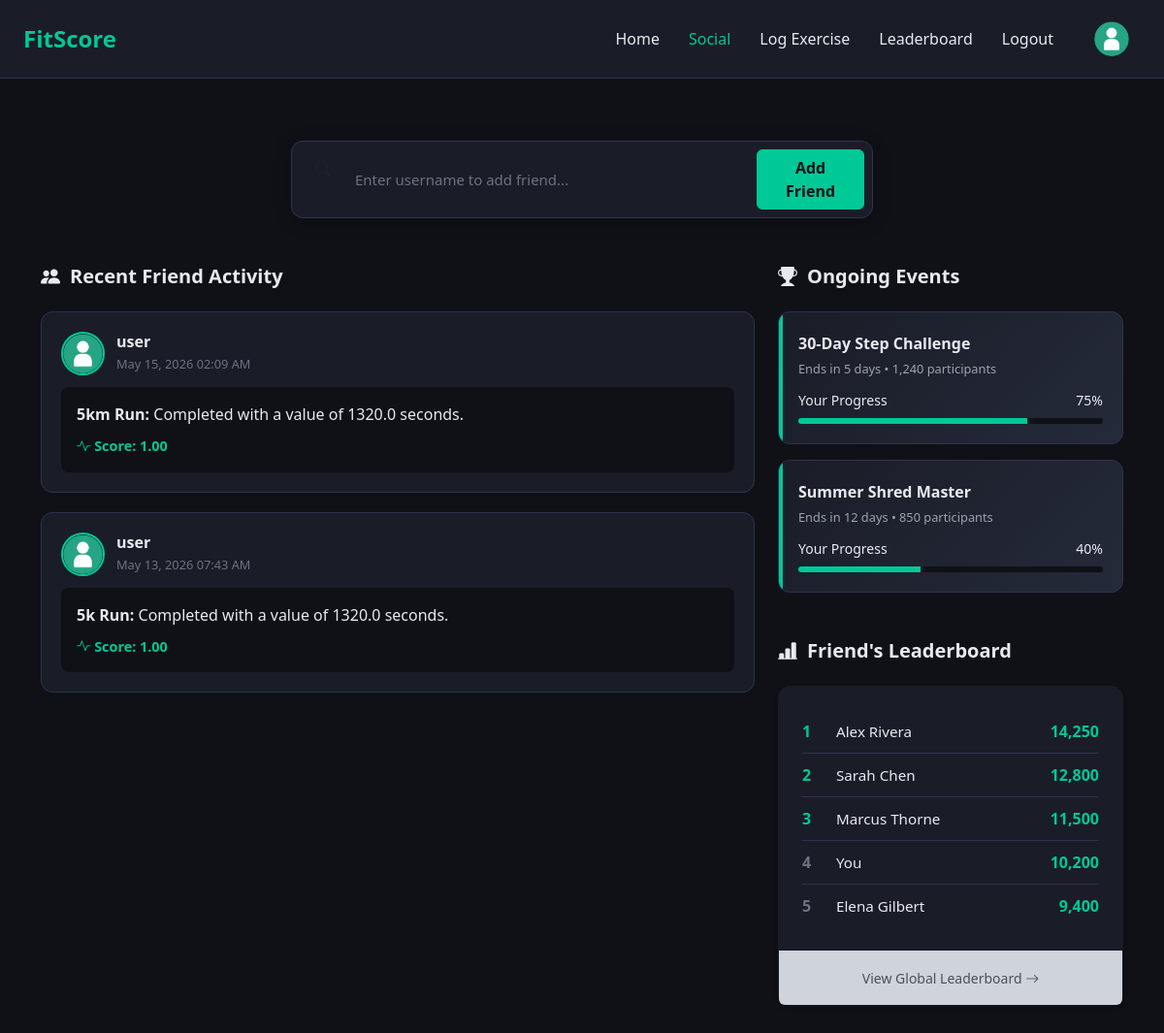
/social (signed in), run on an earlier commit of the app's database.
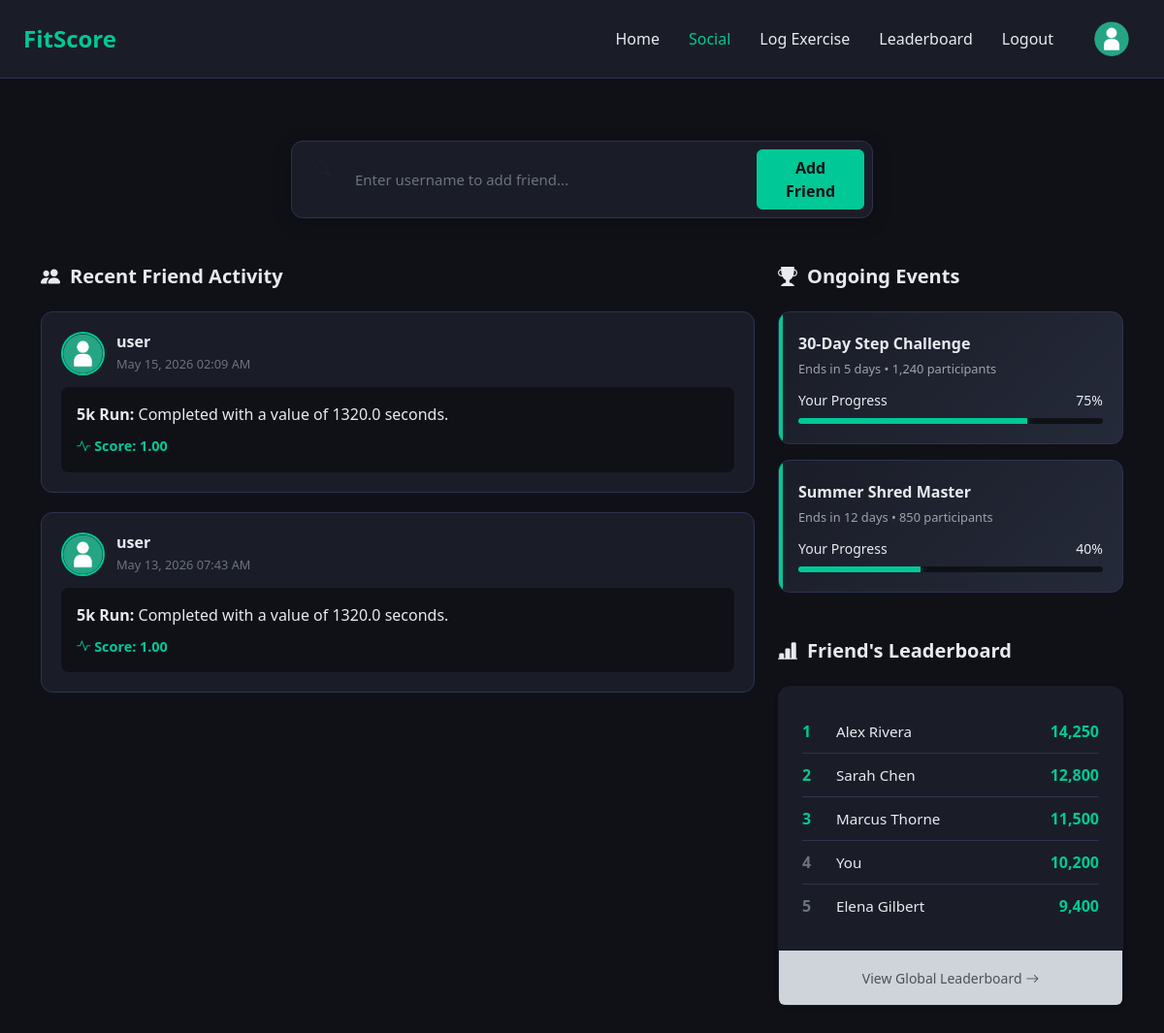
And on a later commit of the database.
### models.py (models this page shows, shortened)
class Log(db.Model):
    __tablename__ = 'Logs'
    log_id = db.Column(db.Integer, primary_key=True, autoincrement=True)
    exercise_id = db.Column(db.Integer, db.ForeignKey('Exercises.exercise_id'), nullable=False)
    user_id = db.Column(db.Integer, db.ForeignKey('Users.user_id'), nullable=False)
    stat_value = db.Column(db.Float, nullable=False) # use negative value for time-based exercises
    standardised_score = db.Column(db.Float, nullable=True)
    completed_on = db.Column(db.DateTime, default=datetime.utcnow)

class User(UserMixin, db.Model):
    __tablename__ = 'Users'
    user_id = db.Column(db.Integer, primary_key=True, autoincrement=True)
    username = db.Column(db.String(50), nullable=False)
    password = db.Column(db.String(50), nullable=False)
    email = db.Column(db.String(50), nullable=False)
    created_at = db.Column(db.DateTime, default=datetime.utcnow)
    updated_at = db.Column(db.DateTime, default=datetime.utcnow, onupdate=datetime.utcnow)
    logs = db.relationship('Log', backref='user', lazy=True)

class Exercise(db.Model):
    __tablename__ = 'Exercises'
    exercise_id = db.Column(db.Integer, primary_key=True, autoincrement=True)
    exercise_name = db.Column(db.String(50), nullable=False, unique=True)
    exercise_type = db.Column(db.String(50), nullable=False)
    units = db.Column(db.String(50), nullable=False)
    mean_statistic = db.Column(db.Float, nullable=False) # use negative value for time-based exercises
    stdev_statistic = db.Column(db.Float, nullable=False)
    logs = db.relationship('Log', backref='exercise', lazy=True)

### app.py (the view)
@app.route('/social')
@login_required
def social():
    friendships = Friendship.query.filter_by(user_id_1=current_user.user_id).all()
    friend_ids = [f.user_id_2 for f in friendships]
    recent_friend_logs = Log.query.filter(Log.user_id.in_(friend_ids)).order_by(Log.completed_on.desc()).limit(10).all()
    return render_template('social.html', recent_friend_logs=recent_friend_logs)

### app.py (called while the page is built)
@login_manager.user_loader
def load_user(user_id):
    return User.query.get(int(user_id))

### templates/social.html (shortened to what this page needs)
{% extends "base.html" %}
{% block content %}
    <div class="container py-5">
        <div class="social-search-container">
            <form action="{{ url_for('add_friend') }}" method="POST" class="search-input-group">
                <i class="bi bi-search py-2 ps-3 text-muted"></i>
                <input type="text" name="username" placeholder="Enter username to add friend..." required>
                <button type="submit" class="btn btn-primary px-4">Add Friend</button>
            </form>
        </div>
        <div class="row">
            <div class="col-lg-8">
                <h2 class="section-title"><i class="bi bi-people-fill"></i> Recent Friend Activity</h2>
                <div class="activity-feed">
                    {% if recent_friend_logs %}
                        {% for log in recent_friend_logs %}
                            <div class="activity-card">
                                <div class="activity-header">
                                    <img src="{{ url_for('static', filename='images/generic_profile_pic.png') }}" class="activity-user-img" alt="User">
                                    <div class="activity-info">
                                        <h6>{{ log.user.username }}</h6>
                                        <span class="activity-time">{{ log.completed_on.strftime('%b %d, %Y %I:%M %p') }}</span>
                                    </div>
                                </div>
                                <div class="activity-content">
                                    <strong>{{ log.exercise.exercise_name }}:</strong> Completed with a value of {{ log.stat_value | abs if log.stat_value < 0 else log.stat_value }} {{ log.exercise.units }}.
                                    <div class="activity-stats">
                                        <span><i class="bi bi-activity"></i> Score: {{ "%.2f"|format(log.standardised_score) if log.standardised_score is not none else "N/A" }}</span>
                                    </div>
                                </div>
                            </div>
                        {% endfor %}
                    {% else %}
                        <p class="text-muted">No recent activity from friends.</p>
                    {% endif %}
                </div>
            </div>
            <div class="col-lg-4">
                <div class="mb-5">
                    <h2 class="section-title"><i class="bi bi-trophy-fill"></i> Ongoing Events</h2>
                    <div class="event-card">
                        <div class="event-title">30-Day Step Challenge</div>
                        <div class="event-meta">Ends in 5 days • 1,240 participants</div>
                        <div class="d-flex justify-content-between mb-2">
                            <small>Your Progress</small>
                            <small>75%</small>
                        </div>
                        <div class="progress-bar-container">
                            <div class="progress-bar-fill" style="width: 75%;"></div>
                        </div>
                    </div>
                    <div class="event-card">
                        <div class="event-title">Summer Shred Master</div>
                        <div class="event-meta">Ends in 12 days • 850 participants</div>
                        <div class="d-flex justify-content-between mb-2">
                            <small>Your Progress</small>
                            <small>40%</small>
                        </div>
                        <div class="progress-bar-container">
                            <div class="progress-bar-fill" style="width: 40%;"></div>
                        </div>
                    </div>
                </div>
                <div>
                    <h2 class="section-title"><i class="bi bi-bar-chart-line-fill"></i> Friend's Leaderboard</h2>
                    <div class="panel p-0">
                        <div class="p-4">
                            <div class="mini-lb-item">
                                <div class="mini-lb-rank top">1</div>
                                <div class="mini-lb-name">Alex Rivera</div>
                                <div class="mini-lb-score">14,250</div>
                            </div>
                            <div class="mini-lb-item">
                                <div class="mini-lb-rank top">2</div>
                                <div class="mini-lb-name">Sarah Chen</div>
                                <div class="mini-lb-score">12,800</div>
                            </div>
                            <div class="mini-lb-item">
                                <div class="mini-lb-rank top">3</div>
                                <div class="mini-lb-name">Marcus Thorne</div>
                                <div class="mini-lb-score">11,500</div>
                            </div>
                            <div class="mini-lb-item">
                                <div class="mini-lb-rank">4</div>
                                <div class="mini-lb-name">You</div>
                                <div class="mini-lb-score">10,200</div>
                            </div>
                            <div class="mini-lb-item">
                                <div class="mini-lb-rank">5</div>
                                <div class="mini-lb-name">Elena Gilbert</div>
                                <div class="mini-lb-score">9,400</div>
                            </div>
                        </div>
                        <div class="p-3 bg-dark-subtle text-center rounded-bottom">
                            <a href="{{ url_for('leaderboard') }}" class="text-decoration-none text-muted small">View Global Leaderboard <i class="bi bi-arrow-right"></i></a>
                        </div>
                    </div>
                </div>
            </div>
        </div>
    </div>
{% endblock %}

### templates/base.html (shortened to what this page needs)
<!DOCTYPE html>
<html lang="en">
<head>
    <link href="https://cdn.jsdelivr.net/npm/bootstrap@5.3.3/dist/css/bootstrap.min.css" rel="stylesheet">
    <link href="https://cdn.jsdelivr.net/npm/bootstrap-icons@1.11.3/font/bootstrap-icons.min.css" rel="stylesheet">
    <link rel="stylesheet" href="{{ url_for('static', filename='styles.css') }}">
</head>
<body>
    <nav class="navbar navbar-dark px-4">
        <a href="{{ url_for('home') }}" class="navbar-brand">FitScore</a>
        <div class="navbar-links">
            <a href="{{ url_for('home') }}"
               class="navbar-link {% if request.endpoint == 'home' %}active{% endif %}">Home</a>
            <a href="{{ url_for('social') }}"
               class="navbar-link {% if request.endpoint == 'social' %}active{% endif %}">Social</a>
            <a href="{{ url_for('log') }}"
               class="navbar-link {% if request.endpoint == 'log' %}active{% endif %}">Log Exercise</a>
            <a href="{{ url_for('leaderboard') }}"
               class="navbar-link {% if request.endpoint == 'leaderboard' %}active{% endif %}">Leaderboard</a>
            <a href="{{ url_for('logout') }}" class="navbar-link">Logout</a>
            <a href="{{ url_for('profile') }}" class="navbar-profile-button">
                <img src="{{ url_for('static', filename='images/generic_profile_pic.png') }}"
                     alt="Profile Picture" class="profile-pic">
            </a>
        </div>
    </nav>
    {% block content %}{% endblock %}
</body>
</html>

### static/styles.css (style rules this page uses)
body { min-height: 100vh; background-color: #0f1117; color: #e8eaf0; }
.navbar { background-color: #1a1d27; border-bottom: 1px solid #2e3250; min-height: 80px; padding-top: 0.75rem; padding-bottom: 0.75rem; }
.navbar-brand { color: #00c896 !important; font-weight: 800; font-size: 1.5rem; }
.navbar-links { display: flex; gap: 30px; align-items: center; }
.navbar-link { color: #e8eaf0; text-decoration: none; transition: color 0.3s; font-size: 16px; }
.navbar-link:hover, .navbar-link.active { color: #00c896; }
.navbar-profile-button { padding: 10px 12px; display: flex; align-items: center; gap: 15px; }
.profile-pic { width: 36px; height: 36px; border-radius: 50%; object-fit: cover; }
.btn-primary { background-color: #00c896; border-color: #00c896; color: #0f1117; font-weight: 600; }
input[type="text"], input[type="number"], input[type="email"], input[type="password"], .profile-bio { padding: 12px 16px; background: #1e1e2e; border: 1px solid #444; border-radius: 6px; color: white; font-size: 15px; width: 100%; }
.panel { background-color: #1a1d27; border-radius: 12px; padding: 1.5rem; box-shadow: 0 4px 6px rgba(0, 0, 0, 0.05), 0 1px 3px rgba(0, 0, 0, 0.1); border: 1px solid #1a1d27; transition: transform 0.2s ease, box-shadow 0.2s ease; }
.social-search-container { max-width: 600px; margin: 0 auto 3rem auto; }
.search-input-group { display: flex; gap: 10px; background: #1a1d27; padding: 8px; border-radius: 12px; border: 1px solid #2e3250; box-shadow: 0 4px 20px rgba(0, 0, 0, 0.2); }
.search-input-group input { flex-grow: 1; background: transparent; border: none; color: white; padding: 10px 15px; outline: none; }
.search-input-group input::placeholder { color: #6b7280; }
.activity-card { background: #1a1d27; border-radius: 12px; padding: 1.25rem; margin-bottom: 1.25rem; border: 1px solid #2e3250; transition: transform 0.2s; }
.activity-header { display: flex; align-items: center; gap: 12px; margin-bottom: 12px; }
.activity-user-img { width: 45px; height: 45px; border-radius: 50%; border: 2px solid #00c896; }
.activity-info h6 { margin: 0; font-weight: 700; color: #e8eaf0; }
.activity-time { font-size: 0.8rem; color: #6b7280; }
.activity-content { background: #0f1117; border-radius: 8px; padding: 1rem; margin-top: 10px; }
.activity-stats { display: flex; gap: 20px; margin-top: 10px; font-size: 0.9rem; color: #00c896; font-weight: 600; }
.section-title { font-size: 1.25rem; font-weight: 700; margin-bottom: 1.5rem; color: #e8eaf0; display: flex; align-items: center; gap: 10px; }
.event-card { background: linear-gradient(135deg, #1a1d27 0%, #252a3a 100%); border-radius: 12px; padding: 1.25rem; margin-bottom: 1rem; border: 1px solid #2e3250; position: relative; overflow: hidden; }
.event-card::before { content: ''; position: absolute; top: 0; left: 0; width: 4px; height: 100%; background: #00c896; }
.event-title { font-weight: 700; font-size: 1rem; margin-bottom: 5px; }
.event-meta { font-size: 0.8rem; color: #9ca3af; margin-bottom: 12px; }
.progress-bar-container { height: 6px; background: #0f1117; border-radius: 3px; overflow: hidden; }
.progress-bar-fill { height: 100%; background: #00c896; box-shadow: 0 0 10px rgba(0, 200, 150, 0.5); }
.mini-lb-item { display: flex; align-items: center; padding: 10px 0; border-bottom: 1px solid #2e3250; }
.mini-lb-item:last-child { border-bottom: none; }
.mini-lb-rank { width: 25px; font-weight: 700; color: #6b7280; }
.mini-lb-rank.top { color: #00c896; }
.mini-lb-name { flex-grow: 1; font-size: 0.95rem; padding-left: 10px; }
.mini-lb-score { font-weight: 700; color: #00c896; }

What changed in the data, as far as the page shows it:
changed Log "May 15, 2026 02:09 AM": exercise.exercise_name "5km Run" → "5k Run"
